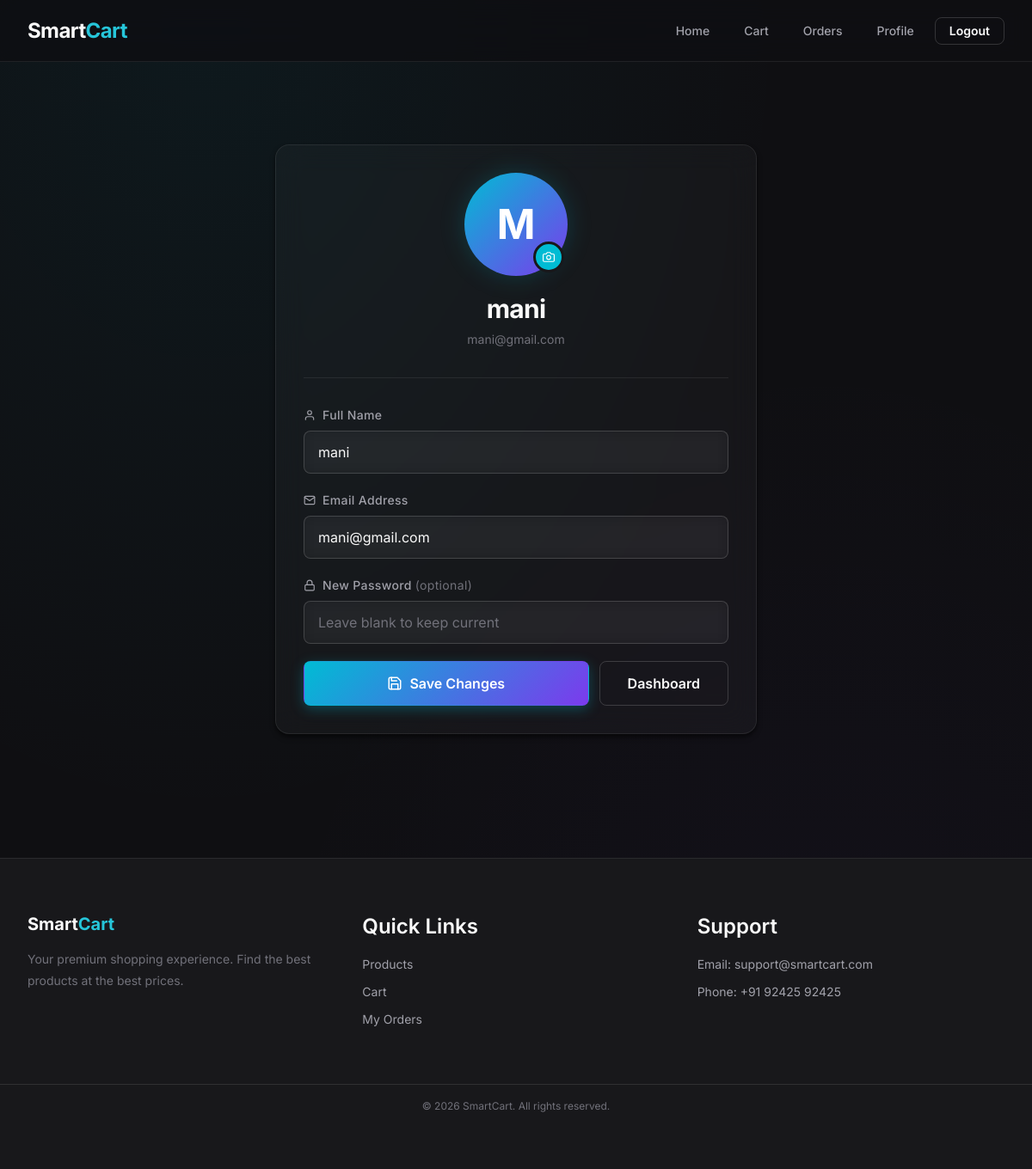
/user/profile (signed in), run on the app's committed database.
### tables this page shows
CREATE TABLE users (
    user_id INTEGER PRIMARY KEY AUTOINCREMENT,
    name TEXT NOT NULL,
    email TEXT UNIQUE NOT NULL,
    password TEXT NOT NULL,
    address TEXT,
    profile_image TEXT
);

### app.py (the view, shortened to what this page needs)
@app.route('/user/profile', methods=['GET', 'POST'])
def user_profile():
    if 'user_id' not in session:
        flash("Please login!", "danger")
        return redirect('/user-signin')
    user_id = session['user_id']
    conn = get_db()
    cursor = conn.cursor()
    cursor.execute("SELECT * FROM users WHERE user_id = ?", (user_id,))
    user = cursor.fetchone()
    cursor.close()
    conn.close()
    return render_template("user/user_profile.html", user=user)

### app.py (called while the page is built)
def get_db():
    connection = sqlite3.connect(DB_PATH, detect_types=sqlite3.PARSE_DECLTYPES)
    connection.row_factory = sqlite3.Row
    return connection

### templates/user/user_profile.html (shortened to what this page needs)
{% extends "user/base.html" %}
{% block content %}
<div class="auth-container" style="max-width: 560px;">
  <div class="glass-card sc-animate-fade-in-up">
    <div class="sc-u-text-center sc-u-mb-8">
      <div style="position: relative; display: inline-block; margin-bottom: var(--sc-space-5);">
        {% if user.profile_image %}
        <div id="profile-avatar" style="
          width: 120px; height: 120px; border-radius: 50%;
          overflow: hidden; border: 3px solid var(--sc-brand-500);
          box-shadow: 0 0 30px rgba(0, 188, 212, 0.2);
          margin: 0 auto;
        ">
          <img src="{{ url_for('static', filename='uploads/admin_profiles/' + user.profile_image) }}"
               alt="{{ user.name }}"
               id="current-avatar-img"
               style="width: 100%; height: 100%; object-fit: cover;" />
        </div>
        {% else %}
        <div id="profile-avatar" style="
          width: 120px; height: 120px; border-radius: 50%;
          background: var(--sc-gradient-brand);
          display: flex; align-items: center; justify-content: center;
          margin: 0 auto;
          box-shadow: 0 0 30px rgba(0, 188, 212, 0.2);
        ">
          <span style="font-size: var(--sc-text-4xl); font-weight: var(--sc-weight-bold); color: var(--sc-neutral-0);">
            {{ user.name[0]|upper }}
          </span>
        </div>
        {% endif %}
        <label for="profile-image-input" style="
          position: absolute; bottom: 4px; right: 4px;
          width: 36px; height: 36px; border-radius: 50%;
          background: var(--sc-brand-500); cursor: pointer;
          display: flex; align-items: center; justify-content: center;
          border: 3px solid var(--sc-bg-surface);
          transition: all 0.2s ease;
        " onmouseenter="this.style.transform='scale(1.1)'" onmouseleave="this.style.transform=''">
        </label>
      </div>
      <h2 class="auth-title" style="margin-bottom: var(--sc-space-1);">{{ user.name }}</h2>
      <p style="color: var(--sc-text-muted); font-size: var(--sc-text-sm);">{{ user.email }}</p>
    </div>
    <div style="height: 1px; background: var(--sc-border); margin-bottom: var(--sc-space-8);"></div>
    <form method="POST" action="/user/profile" enctype="multipart/form-data" id="profile-form">
      <div class="form-group">
        <label for="profile-name" style="display: flex; align-items: center;">
          Full Name
        </label>
        <input type="text" name="name" id="profile-name" value="{{ user.name }}" required placeholder="Your full name" />
      </div>
      <div class="form-group">
        <label for="profile-email" style="display: flex; align-items: center;">
          Email Address
        </label>
        <input type="email" name="email" id="profile-email" value="{{ user.email }}" required placeholder="you@example.com" />
      </div>
      <div class="form-group">
        <label for="profile-password" style="display: flex; align-items: center;">
          New Password
          <span style="color: var(--sc-text-muted); font-weight: var(--sc-weight-normal); margin-left: 4px;"> (optional)</span>
        </label>
        <input type="password" name="password" id="profile-password" placeholder="Leave blank to keep current" />
      </div>
      <div style="display: flex; gap: var(--sc-space-3); margin-top: var(--sc-space-4);">
        <button type="submit" class="sc-btn sc-btn--primary sc-btn--lg" style="flex: 1;">
          Save Changes
        </button>
        <a href="/user-dashboard" class="sc-btn sc-btn--ghost sc-btn--lg"
           style="transition: all 0.2s ease;"
           onmouseenter="this.style.borderColor='var(--sc-brand-500)'; this.style.color='var(--sc-brand-400)'; this.style.background='rgba(0,188,212,0.06)';"
           onmouseleave="this.style.borderColor='var(--sc-border)'; this.style.color='var(--sc-text-secondary)'; this.style.background='transparent';">
          Dashboard
        </a>
      </div>
    </form>
  </div>
</div>
{% endblock %}

### static/css/02-base.css (style rules this page uses)
body { display: flex; flex-direction: column; overflow-x: hidden; background-color: var(--sc-bg-body); color: var(--sc-text-primary); background-image: radial-gradient( ellipse at 20% 0%, rgba(0, 188, 212, 0.06) 0%, transparent 50% ), radial-gradient( ellipse at 80% 100%, rgba(124, 58, 237, 0.04) 0%, transparent 50% ); background-attachment: fixed; }
h2 { font-size: var(--sc-text-3xl); font-weight: var(--sc-weight-bold); letter-spacing: var(--sc-tracking-tight); line-height: var(--sc-leading-tight); color: var(--sc-text-primary); }
p { font-size: var(--sc-text-base); line-height: var(--sc-leading-relaxed); color: var(--sc-text-secondary); }
a { color: var(--sc-text-primary); transition: var(--sc-transition-colors); }

### static/css/04-components.css (style rules this page uses)
.sc-btn { display: inline-flex; align-items: center; justify-content: center; gap: var(--sc-space-2); padding: var(--sc-space-3) var(--sc-space-6); font-size: var(--sc-text-sm); font-weight: var(--sc-weight-semibold); line-height: 1; border-radius: var(--sc-radius-md); border: 1px solid transparent; cursor: pointer; white-space: nowrap; user-select: none; transition: var(--sc-transition-all); position: relative; overflow: hidden; }
.sc-btn::after { content: ''; position: absolute; inset: 0; background: linear-gradient(105deg, transparent 40%, rgba(255, 255, 255, 0.08) 45%, rgba(255, 255, 255, 0.12) 50%, rgba(255, 255, 255, 0.08) 55%, transparent 60%); transform: translateX(-100%); transition: transform 0.6s var(--sc-ease-out); }
.sc-btn--primary, .btn-primary, button[type="submit"], button[type="button"] { background: var(--sc-gradient-brand); color: var(--sc-neutral-0); border-color: transparent; box-shadow: 0 4px 15px rgba(0, 188, 212, 0.3); }
.sc-btn--ghost, .btn-outline { background: transparent; color: var(--sc-text-primary); border-color: var(--sc-border-strong); }
.sc-btn--lg { padding: var(--sc-space-4) var(--sc-space-8); font-size: var(--sc-text-base); }
.sc-input-group, .form-group { display: flex; flex-direction: column; gap: var(--sc-space-2); margin-bottom: var(--sc-space-5); }
.sc-label, label { font-size: var(--sc-text-sm); font-weight: var(--sc-weight-medium); color: var(--sc-text-secondary); letter-spacing: var(--sc-tracking-wide); }
.sc-input, input[type="text"], input[type="email"], input[type="password"], input[type="number"], input[type="tel"], input[type="url"], input[type="search"], input[type="date"], textarea, select { width: 100%; padding: var(--sc-space-3) var(--sc-space-4); background: rgba(255, 255, 255, 0.03); backdrop-filter: blur(8px); -webkit-backdrop-filter: blur(8px); border: 1px solid var(--sc-border-strong); border-radius: var(--sc-radius-md); color: var(--sc-text-primary); font-size: var(--sc-text-base); transition: var(--sc-transition-all); }
.sc-input::placeholder, input::placeholder, textarea::placeholder { color: var(--sc-text-muted); }
.sc-card, .glass-card { background: rgba(255, 255, 255, 0.03); background-image: var(--sc-gradient-surface); backdrop-filter: blur(16px) saturate(180%); -webkit-backdrop-filter: blur(16px) saturate(180%); border: 1px solid var(--sc-border); border-radius: var(--sc-radius-xl); padding: var(--sc-space-8); box-shadow: var(--sc-shadow-md); transition: var(--sc-transition-all); position: relative; overflow: hidden; }
.sc-card--glass, .glass-card { background: rgba(255, 255, 255, 0.03); backdrop-filter: blur(16px); -webkit-backdrop-filter: blur(16px); }

### static/css/05-utilities.css (style rules this page uses)
.sc-u-text-center, .text-center { text-align: center; }
.sc-u-mb-8 { margin-bottom: var(--sc-space-8); }

### static/css/06-animations.css (style rules this page uses)
.sc-animate-fade-in-up { animation: sc-fade-in-up var(--sc-duration-slow) var(--sc-ease-out) both; }

### static/css/07-pages.css (style rules this page uses)
.sc-auth, .auth-container { width: 100%; max-width: 460px; margin: var(--sc-space-16) auto; }
.sc-auth__title, .auth-title { text-align: center; font-size: var(--sc-text-2xl); font-weight: var(--sc-weight-bold); margin-bottom: var(--sc-space-2); }

### data on the page
users: name "M", name "mani", email "mani@gmail.com"
